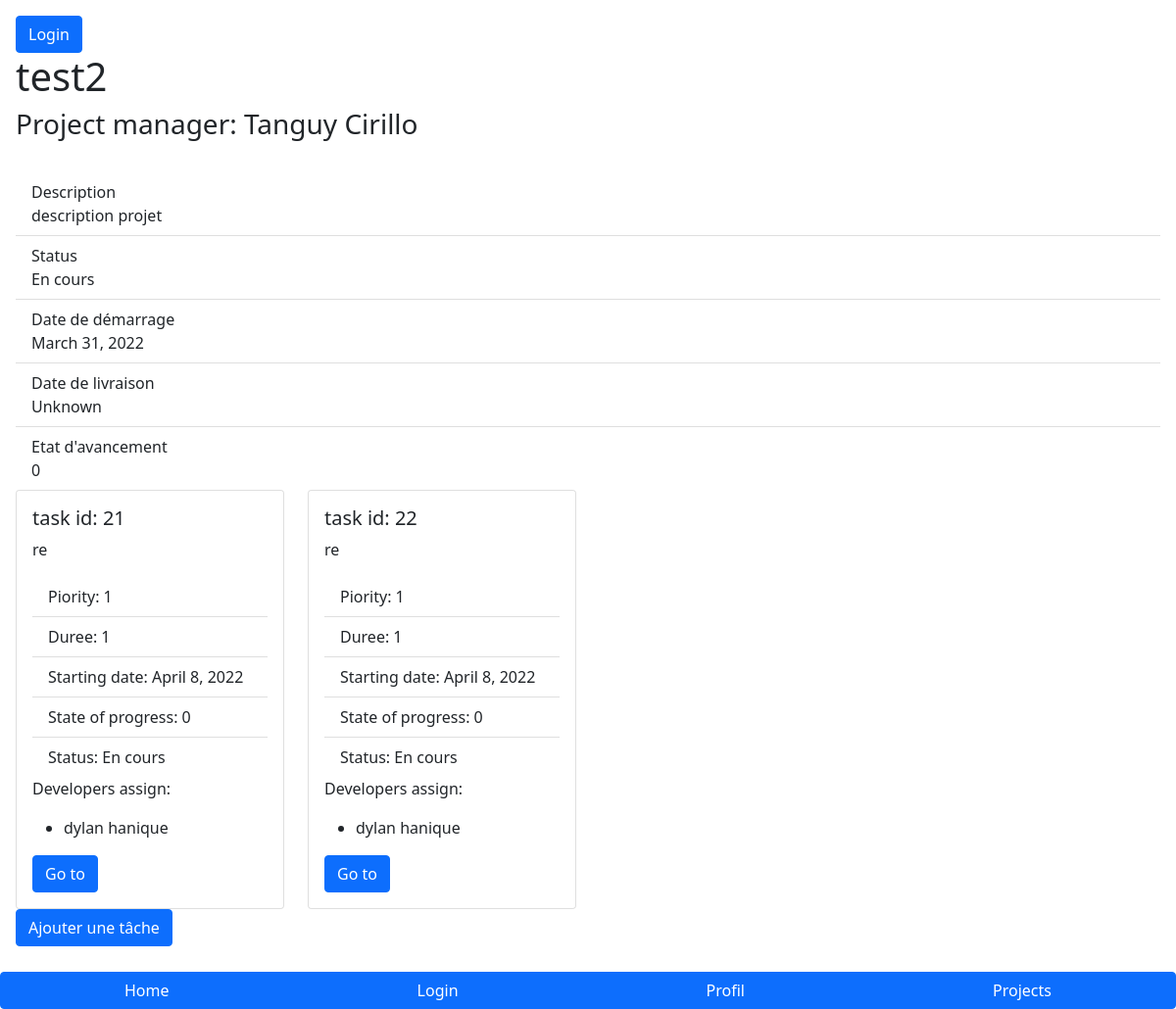
Screenshot of /planificateur/projects/1 with the database file from the repository.
### planificateur/models.py (models this page shows)
class Project(models.Model):
    status = models.CharField(
        choices=StatusChoice.choices,
        default=StatusChoice.enCours,
        max_length=200
        )
    deliveryDate = models.DateField(null=True, blank=True)
    startingDate = models.DateField(default=django.utils.timezone.now, null=True)
    stateOfProgress= models.PositiveSmallIntegerField(default=0)
    desc = models.CharField(max_length=250)
    name = models.CharField(max_length=50, default="")
    id_projectManager = models.ForeignKey(Developer, on_delete=models.DO_NOTHING)

class Developer(models.Model):
    id = models.BigAutoField(primary_key=True) #clé primaire de l'entité autoincrémentée
    firstname = models.CharField(max_length=200)
    lastname = models.CharField(max_length=200)
    isSickLeave = models.BooleanField(default=False)
    def __str__(self):
        return self.firstname + ' ' + self.lastname

class Task(models.Model):
    id = models.BigAutoField(primary_key=True) #clé primaire de l'entité autoincrémentée
    desc = models.CharField(max_length=250)
    priority = models.PositiveSmallIntegerField(
        choices=PriorityChoice.choices,
        default=PriorityChoice.normale
    )
    duree = models.PositiveIntegerField()
    startingDate = models.DateField(default=django.utils.timezone.now)
    stateOfProgress= models.PositiveSmallIntegerField(default=0)
    status = models.CharField(
        choices=StatusChoice.choices,
        default=StatusChoice.enCours,
        max_length=200
        )
    developers = models.ManyToManyField(Developer, through='AssDev_Task')
    reports = models.ManyToManyField(Report, through='AssReport_Task')

### planificateur/views.py (the view)
# urls.py: path('projects/<int:id>', views.getOneProject,name='getOneProject'),
def getOneProject(request, id):
    assProject_Tasks = AssProject_Task.objects.filter(id_project = id)
    tasks = []
    for ass in assProject_Tasks :
        tasks.append(ass.id_task)
    project = Project.objects.get(id = id)
    context = {
        'project': project,
        'tasks': tasks,
        'userConnected': userConnected()
    }
    return render(request, 'planificateur/project/project.html', context)

### planificateur/views.py (called while the page is built)
def userConnected():
    if settings.USER_ID:
        return Developer.objects.get(id=settings.USER_ID)
    else:
        return False

### planificateur/templates/planificateur/project/project.html (shortened to what this page needs)
<!DOCTYPE html>
<html lang="en">
<head>
</head>
<body>
</body>
</html>
{% extends 'planificateur/base.html' %}
{% block content %}
    <div class="d-flex  mb-4 align-items-start flex-column">
        <h1>{{project.name}}</h1>
        <h3>Project manager: {{project.id_projectManager}}</h3>
    </div>
    <ul class="list-group list-group-flush">
        <li class="list-group-item"> Description</br>
            {{project.desc}}</li>
        <li class="list-group-item">Status</br>
            {{project.status}}</li>
        <li class="list-group-item"> Date de démarrage</br>
            {{project.startingDate}}</li>
        <li class="list-group-item">Date de livraison</br>
          {% if project.deliveryDate %}
            {{project.deliveryDate}}
            {% else %}
            Unknown
          {% endif %}
          </li>
        <li class="list-group-item"> Etat d'avancement</br>
            {{project.stateOfProgress}}</li>
      </ul>
    <div class="row">
    {% for task in tasks %}
        <div class="col-sm-3">
          <div class="card">
            <div class="card-body">
              <h5 class="card-title">task id: {{task.id}}</h5>
              <p class="card-text">{{task.desc}}</p>
              <ul class="list-group list-group-flush">
                <li class="list-group-item">Piority: {{task.priority}}</li>
                <li class="list-group-item">Duree: {{task.duree}}</li>
                <li class="list-group-item">Starting date: {{task.startingDate}}</li>
                <li class="list-group-item">State of progress: {{task.stateOfProgress}}</li>
                <li class="list-group-item">Status: {{task.status}}</li>
              </ul>
              <p class="card-text">Developers assign:</p>
              <ul>
              {% for developer in task.developers.all %}
                  <li>
                    {{developer}}
                  </li>
              {% endfor %}
            </ul>
              <a href="{% url 'getOneTask' task_id=task.id project_id=project.id %}" class="btn btn-primary">Go to</a>
            </div>
          </div>
        </div>
    {% endfor %}
</div>
<div class="mb-5">
  <a href="{% url 'addTask' project_id=project.id %}" class="btn btn-primary">Ajouter une tâche</a>
</div>
{% endblock %}

### planificateur/static/planificateur/style.css (style rules this page uses)
* { margin: 0; padding: 0; }

### rows the page displays
Project: name "test2", id_projectManager "Tanguy Cirillo", desc "description projet", status "En cours", startingDate "March 31, 2022", stateOfProgress "0"
Task: id "21", desc "re", priority "1", duree "1", startingDate "April 8, 2022", stateOfProgress "0", status "En cours"
Developer: firstname+lastname "dylan hanique"
Task: id "22", desc "re", priority "1", duree "1", startingDate "April 8, 2022", stateOfProgress "0", status "En cours"
